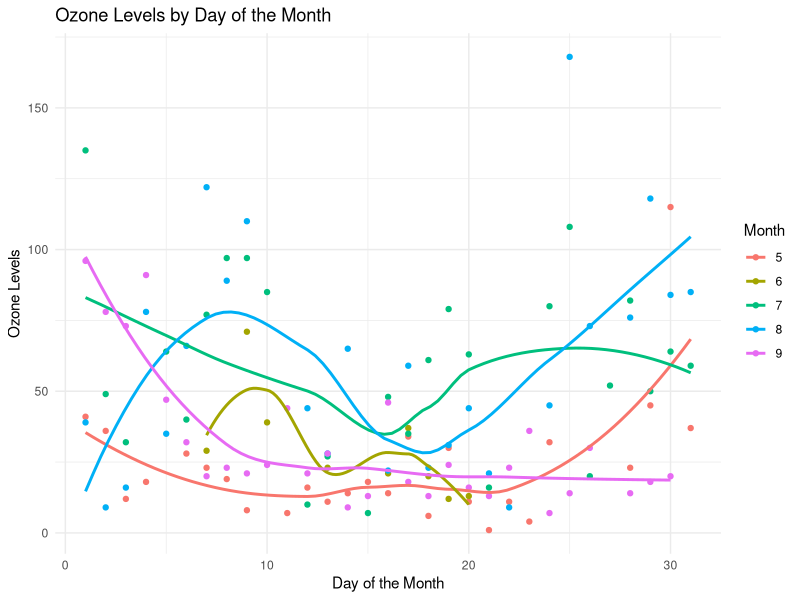

Write R code to recreate this figure.
library(ggplot2)
ggplot(airquality, aes(x = Day, y = Ozone, color = factor(Month))) +
  geom_point() +
  geom_smooth(method = "loess", se = FALSE) +
  labs(title = "Ozone Levels by Day of the Month",
       x = "Day of the Month",
       y = "Ozone Levels",
       color = "Month") + 
  scale_color_discrete(name = "Month") + 
  theme_minimal() 
